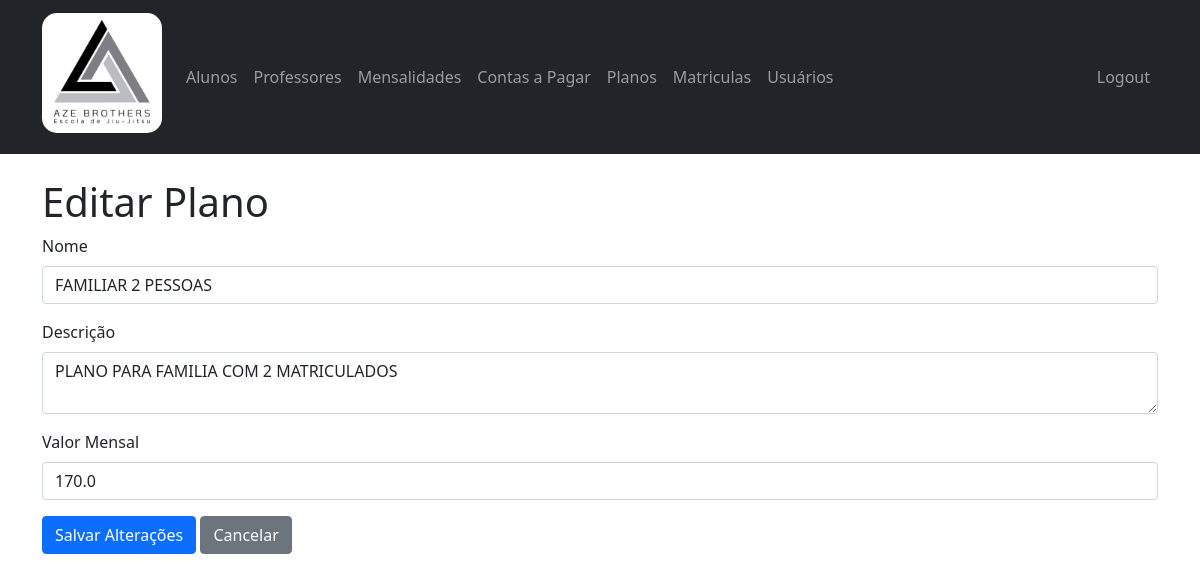
The app's page /planos/editar/1 (signed in) with its own data.
### app.py (models this page shows)
class Plano(db.Model):
    id = db.Column(db.Integer, primary_key=True)
    nome = db.Column(db.String(100), nullable=False)
    descricao = db.Column(db.Text)
    valor_mensal = db.Column(db.Float, nullable=False)
    ativo = db.Column(db.Boolean, default=True)  # Indica se o plano está ativo

### app.py (the view, shortened to what this page needs)
@app.route('/planos/editar/<int:id>', methods=['GET', 'POST'])
@login_required
@requer_permissao('admin')
def editar_plano(id):
    plano = Plano.query.get_or_404(id)
    return render_template('planos/novo.html', plano=plano)

### app.py (called while the page is built)
def requer_permissao(codigo_permissao):
    def decorator(f):
        @wraps(f)
        def decorated_function(*args, **kwargs):
            if not current_user.tem_permissao(codigo_permissao):
                flash('Você não tem permissão para acessar esta área. Procure o Administrador para solicitar !', 'error')
                return redirect(url_for('index'))
            return f(*args, **kwargs)
        return decorated_function
    return decorator

@login_manager.user_loader
def load_user(user_id):
    return Usuario.query.get(int(user_id))

    def tem_permissao(self, codigo_permissao):
        if self.tipo == 'admin':  # Admin tem todas as permissões
            return True
        return any(p.codigo == codigo_permissao for p in self.permissoes)

### templates/planos/novo.html (shortened to what this page needs)
{% extends "base.html" %}
{% block content %}
    <h1>{% if plano %}Editar Plano{% else %}Novo Plano{% endif %}</h1>
    <form method="POST">
        <div class="mb-3">
            <label for="nome" class="form-label">Nome</label>
            <input type="text" class="form-control" id="nome" name="nome" value="{% if plano %}{{ plano.nome }}{% endif %}" required>
        </div>
        <div class="mb-3">
            <label for="descricao" class="form-label">Descrição</label>
            <textarea class="form-control" id="descricao" name="descricao">{% if plano %}{{ plano.descricao }}{% endif %}</textarea>
        </div>
        <div class="mb-3">
            <label for="valor_mensal" class="form-label">Valor Mensal</label>
            <input type="number" step="0.01" class="form-control" id="valor_mensal" name="valor_mensal" value="{% if plano %}{{ plano.valor_mensal }}{% endif %}" required>
        </div>
        <button type="submit" class="btn btn-primary">{% if plano %}Salvar Alterações{% else %}Cadastrar{% endif %}</button>
        <a href="{{ url_for('listar_planos') }}" class="btn btn-secondary">Cancelar</a>
    </form>
{% endblock %}

### records on screen
Plano: nome "FAMILIAR 2 PESSOAS", descricao "PLANO PARA FAMILIA COM 2 MATRICULADOS", valor_mensal "170.0"
